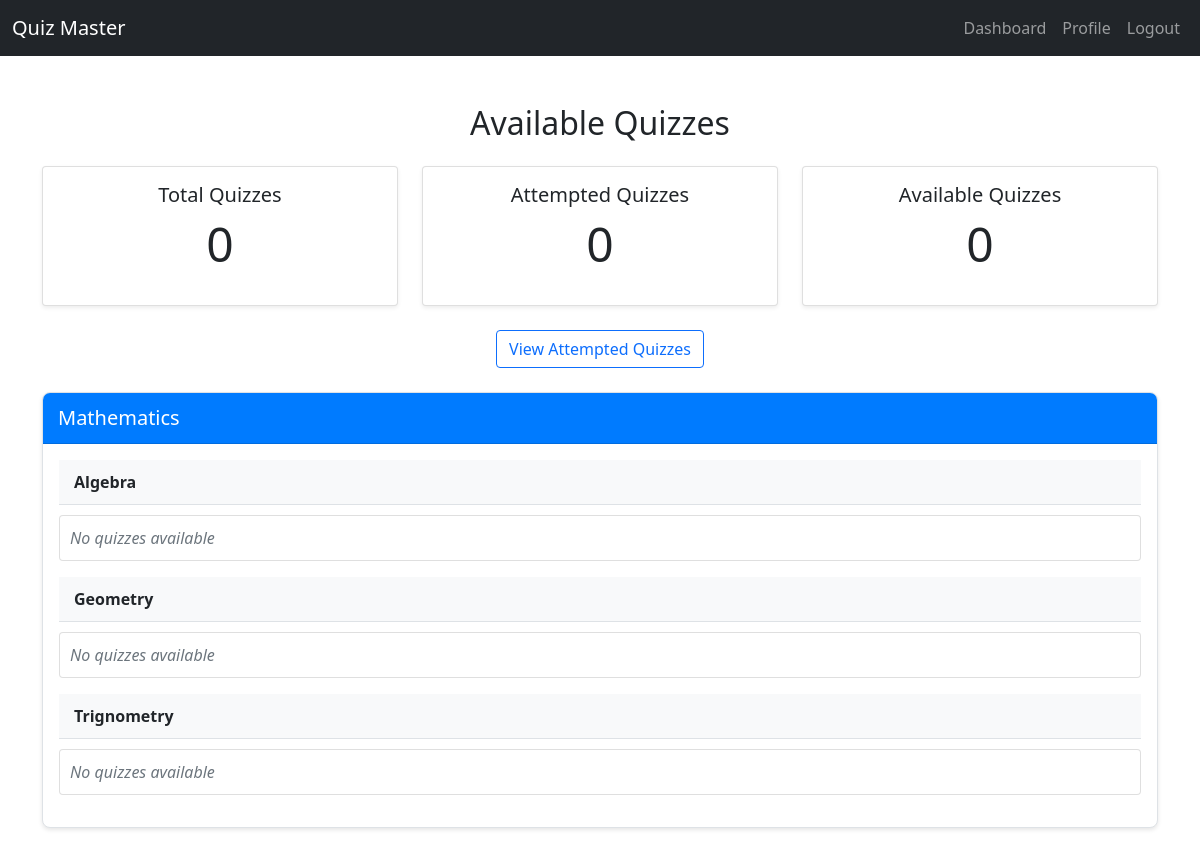
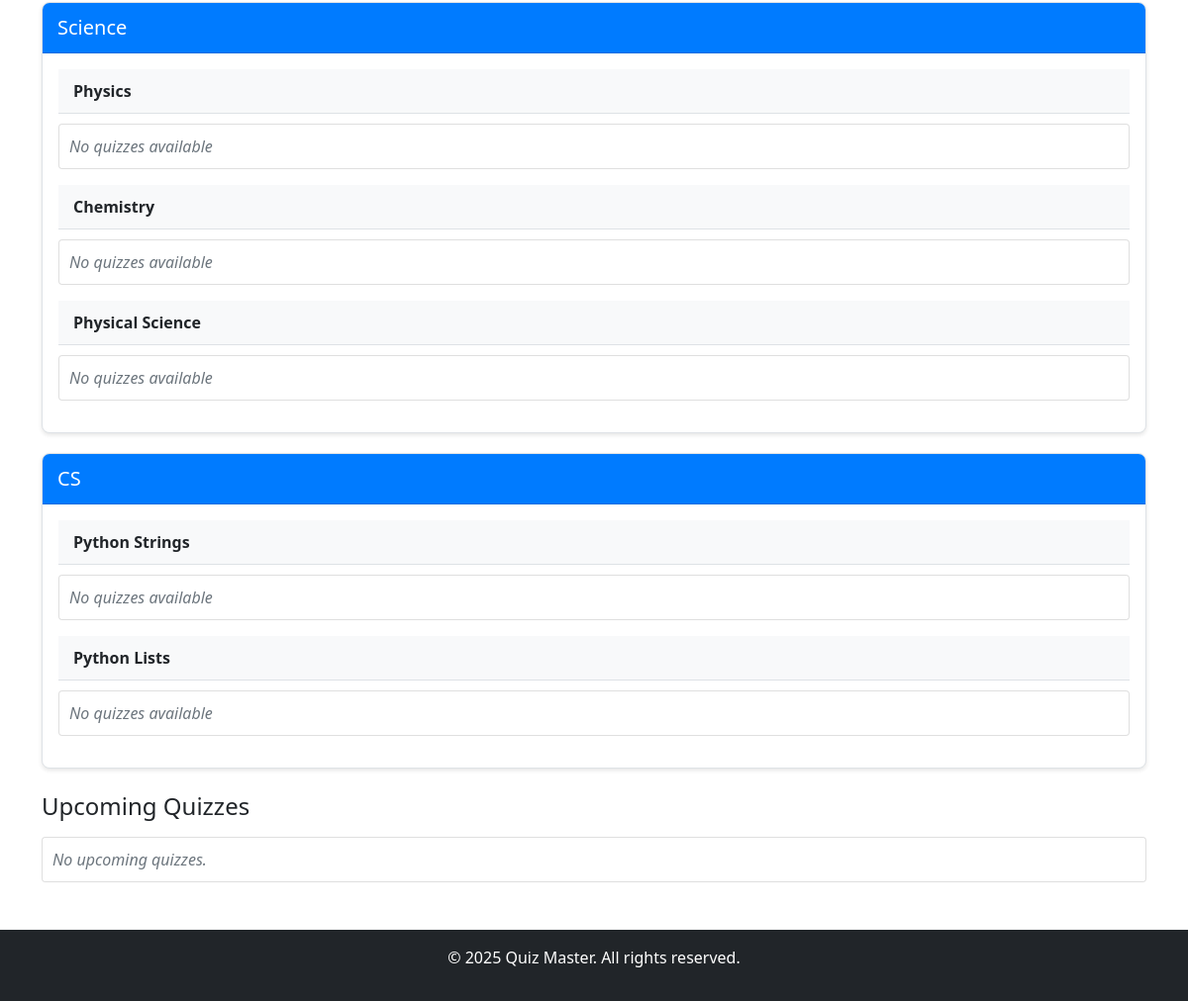
Screenshot of /quizzes (signed in) with the database file from the repository (2 pictures, top to bottom).
### tables this page shows
CREATE TABLE subjects (
                    id INTEGER PRIMARY KEY AUTOINCREMENT,
                    name TEXT NOT NULL,
                    description TEXT
                  );

CREATE TABLE chapters (
                    id INTEGER PRIMARY KEY AUTOINCREMENT,
                    title TEXT NOT NULL,
                    subject_id INTEGER,
                    description TEXT,
                    FOREIGN KEY (subject_id) REFERENCES subjects(id)
                  );

### app.py (the view, shortened to what this page needs)
@app.route('/quizzes')
def view_quizzes():
    if 'user_id' not in session:
        return redirect(url_for('login'))
    user_id = session['user_id']
    conn = get_db_connection()
    cur = conn.cursor()
    subjects = cur.execute("SELECT * FROM subjects").fetchall()
    chapters = cur.execute("SELECT * FROM chapters").fetchall()
    all_quizzes = cur.execute("SELECT * FROM quizzes").fetchall()
    attempted_quiz_ids = {row[0] for row in cur.execute("SELECT DISTINCT quiz_id FROM scores WHERE user_id = ?", (user_id,)).fetchall()}
    attempted_quizzes = [dict(quiz) for quiz in all_quizzes if quiz['id'] in attempted_quiz_ids]
    non_attempted_quizzes = [dict(quiz) for quiz in all_quizzes if quiz['id'] not in attempted_quiz_ids]
    now = datetime.now()
    available_quizzes = []
    upcoming_quizzes = []
    total_quizzes = len(all_quizzes)
    total_attempted = len(attempted_quizzes)
    total_available = len(available_quizzes)
    chapters_by_subject = {}
    for chapter in chapters:
        chapters_by_subject.setdefault(chapter['subject_id'], []).append(dict(chapter))
    quizzes_by_chapter = {}
    for quiz in available_quizzes:
        quizzes_by_chapter.setdefault(quiz['chapter_id'], []).append(dict(quiz))
    subjects_list = []
    for subject in subjects:
        subj = dict(subject)
        subj_chapters = chapters_by_subject.get(subj['id'], [])
        for chapter in subj_chapters:
            chapter['quizzes'] = quizzes_by_chapter.get(chapter['id'], [])
        subj['chapters'] = subj_chapters
        subjects_list.append(subj)
    conn.close()
    return render_template('view_quizzes.html',
                           subjects=subjects_list,
                           attempted_quizzes=attempted_quizzes,
                           available_quizzes=available_quizzes,
                           upcoming_quizzes=upcoming_quizzes,
                           total_quizzes=total_quizzes,
                           total_attempted=total_attempted,
                           total_available=total_available)

### app.py (called while the page is built)
def get_db_connection():
    conn = sqlite3.connect(DATABASE)
    conn.row_factory = sqlite3.Row
    return conn

### templates/view_quizzes.html (shortened to what this page needs)
<!DOCTYPE html>
<html lang="en">
<head>
  <link href="https://cdn.jsdelivr.net/npm/bootstrap@5.1.0/dist/css/bootstrap.min.css" rel="stylesheet">
</head>
<body>
  <nav class="navbar navbar-expand-lg navbar-dark bg-dark">
    <div class="container-fluid">
      <a class="navbar-brand" href="{{ url_for('dashboard') }}">Quiz Master</a>
      <div class="collapse navbar-collapse" id="navbarNav">
        <ul class="navbar-nav ms-auto">
          <li class="nav-item"><a class="nav-link" href="{{ url_for('dashboard') }}">Dashboard</a></li>
          <li class="nav-item"><a class="nav-link" href="{{ url_for('profile') }}">Profile</a></li>
          <li class="nav-item"><a class="nav-link" href="{{ url_for('logout') }}">Logout</a></li>
        </ul>
      </div>
    </div>
  </nav>
  <div class="container mt-5">
    <h2 class="text-center mb-4">Available Quizzes</h2>
    <div class="summary-section text-center mb-4">
      <div class="row">
        <div class="col-md-4 mb-3">
          <div class="card shadow-sm">
            <div class="card-body">
              <h5 class="card-title">Total Quizzes</h5>
              <p class="display-5">{{ total_quizzes }}</p>
            </div>
          </div>
        </div>
        <div class="col-md-4 mb-3">
          <div class="card shadow-sm">
            <div class="card-body">
              <h5 class="card-title">Attempted Quizzes</h5>
              <p class="display-5">{{ total_attempted }}</p>
            </div>
          </div>
        </div>
        <div class="col-md-4 mb-3">
          <div class="card shadow-sm">
            <div class="card-body">
              <h5 class="card-title">Available Quizzes</h5>
              <p class="display-5">{{ total_available }}</p>
            </div>
          </div>
        </div>
      </div>
      <a href="{{ url_for('view_attempts') }}" class="btn btn-outline-primary mt-2">View Attempted Quizzes</a>
    </div>
    {% for subject in subjects %}
      <div class="card subject-card">
        <div class="card-header">
          {{ subject.name }}
        </div>
        <div class="card-body">
          {% if subject.chapters %}
            {% for chapter in subject.chapters %}
              <div class="mb-3">
                <div class="chapter-header">
                  {{ chapter.title }}
                </div>
                <div class="list-group mt-2">
                  {% if chapter.quizzes %}
                    {% for quiz in chapter.quizzes %}
                      <div class="list-group-item quiz-item d-flex justify-content-between align-items-center">
                        <div class="quiz-details">
                          <strong>{{ quiz.title }}</strong>
                          <small>{{ quiz.remarks }}</small>
                          <small>Date: {{ quiz.date_of_quiz }}</small>
                          <small>Duration: {{ quiz.time_duration // 60 }}m {{ quiz.time_duration % 60 }}s</small>
                        </div>
                        <div>
                          <a href="{{ url_for('attempt_quiz', quiz_id=quiz.id) }}" class="btn btn-sm btn-info">Attempt Quiz</a>
                        </div>
                      </div>
                    {% endfor %}
                  {% else %}
                    <div class="list-group-item no-quizzes">No quizzes available</div>
                  {% endif %}
                </div>
              </div>
            {% endfor %}
          {% else %}
            <div class="list-group-item no-quizzes">No chapters available under this subject.</div>
          {% endif %}
        </div>
      </div>
    {% else %}
      <p class="text-center text-muted">No subjects available.</p>
    {% endfor %}
    <div class="row mt-4">
      <div class="col-md-12">
        <h4 class="mb-3">Upcoming Quizzes</h4>
        <div class="list-group">
          {% for quiz in upcoming_quizzes %}
            <div class="list-group-item">
              <span>⏳ {{ quiz.title }}</span>
              <small class="text-muted">Starts on: {{ quiz.date_of_quiz }}</small>
            </div>
          {% else %}
            <div class="list-group-item no-quizzes">No upcoming quizzes.</div>
          {% endfor %}
        </div>
      </div>
    </div>
  </div>
  <footer class="bg-dark text-white text-center py-3 mt-5">
    <p>&copy; 2025 Quiz Master. All rights reserved.</p>
  </footer>
</body>
</html>

### templates/view_quizzes.html (style rules this page uses)
.subject-card { margin-bottom: 20px; border: 1px solid #dee2e6; border-radius: 8px; overflow: hidden; background-color: #fff; box-shadow: 0 2px 4px rgba(0,0,0,0.1); }
.subject-card .card-header { background-color: #007bff; color: #fff; font-size: 1.25rem; padding: 10px 15px; }
.chapter-header { background-color: #f8f9fa; padding: 10px 15px; border-bottom: 1px solid #dee2e6; font-weight: bold; margin-bottom: 10px; }
.no-quizzes { padding: 10px; color: #6c757d; font-style: italic; }
.summary-section { margin-bottom: 30px; }

### rows the page displays
subjects: name "Mathematics"
chapters: title "Algebra"
chapters: title "Geometry"
chapters: title "Trignometry"
subjects: name "Science"
chapters: title "Physics"
chapters: title "Chemistry"
chapters: title "Physical Science"
subjects: name "CS"
chapters: title "Python Strings"
chapters: title "Python Lists"

### other values shown
{{ total_quizzes }} "0"
{{ total_attempted }} "0"
{{ total_available }} "0"
